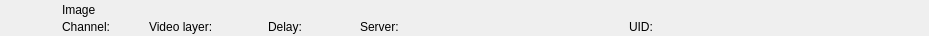
<?xml version="1.0" encoding="UTF-8"?>
<ui version="4.0">
 <class>RundownStillWidget</class>
 <widget class="QWidget" name="RundownStillWidget">
  <property name="geometry">
   <rect>
    <x>0</x>
    <y>0</y>
    <width>929</width>
    <height>36</height>
   </rect>
  </property>
  <layout class="QHBoxLayout" name="horizontalLayout">
   <property name="spacing">
    <number>0</number>
   </property>
   <property name="leftMargin">
    <number>0</number>
   </property>
   <property name="topMargin">
    <number>0</number>
   </property>
   <property name="rightMargin">
    <number>0</number>
   </property>
   <property name="bottomMargin">
    <number>0</number>
   </property>
   <item>
    <widget class="QFrame" name="frameItem">
     <property name="sizePolicy">
      <sizepolicy hsizetype="Preferred" vsizetype="Fixed">
       <horstretch>0</horstretch>
       <verstretch>0</verstretch>
      </sizepolicy>
     </property>
     <property name="minimumSize">
      <size>
       <width>0</width>
       <height>36</height>
      </size>
     </property>
     <widget class="QLabel" name="labelIcon">
      <property name="geometry">
       <rect>
        <x>22</x>
        <y>2</y>
        <width>32</width>
        <height>32</height>
       </rect>
      </property>
      <property name="text">
       <string/>
      </property>
      <property name="pixmap">
       <pixmap resource="../Widgets.qrc">:/Graphics/Images/Still.png</pixmap>
      </property>
      <property name="scaledContents">
       <bool>true</bool>
      </property>
     </widget>
     <widget class="QLabel" name="labelLabel">
      <property name="geometry">
       <rect>
        <x>62</x>
        <y>2</y>
        <width>533</width>
        <height>16</height>
       </rect>
      </property>
      <property name="text">
       <string>Image</string>
      </property>
     </widget>
     <widget class="QLabel" name="labelChannel">
      <property name="geometry">
       <rect>
        <x>62</x>
        <y>19</y>
        <width>78</width>
        <height>16</height>
       </rect>
      </property>
      <property name="text">
       <string>Channel:</string>
      </property>
     </widget>
     <widget class="QLabel" name="labelVideolayer">
      <property name="geometry">
       <rect>
        <x>149</x>
        <y>19</y>
        <width>110</width>
        <height>16</height>
       </rect>
      </property>
      <property name="text">
       <string>Video layer:</string>
      </property>
     </widget>
     <widget class="QLabel" name="labelColor">
      <property name="geometry">
       <rect>
        <x>0</x>
        <y>0</y>
        <width>18</width>
        <height>36</height>
       </rect>
      </property>
      <property name="text">
       <string/>
      </property>
     </widget>
     <widget class="QLabel" name="labelGroupColor">
      <property name="geometry">
       <rect>
        <x>0</x>
        <y>0</y>
        <width>6</width>
        <height>36</height>
       </rect>
      </property>
      <property name="text">
       <string/>
      </property>
     </widget>
     <widget class="QLabel" name="labelDevice">
      <property name="geometry">
       <rect>
        <x>360</x>
        <y>19</y>
        <width>260</width>
        <height>16</height>
       </rect>
      </property>
      <property name="text">
       <string>Server:</string>
      </property>
     </widget>
     <widget class="QLabel" name="labelDelay">
      <property name="geometry">
       <rect>
        <x>268</x>
        <y>19</y>
        <width>83</width>
        <height>16</height>
       </rect>
      </property>
      <property name="text">
       <string>Delay:</string>
      </property>
     </widget>
     <widget class="QLabel" name="labelRemoteTriggerId">
      <property name="geometry">
       <rect>
        <x>629</x>
        <y>19</y>
        <width>111</width>
        <height>16</height>
       </rect>
      </property>
      <property name="text">
       <string>UID:</string>
      </property>
     </widget>
    </widget>
   </item>
   <item>
    <widget class="QFrame" name="frameStatus">
     <property name="minimumSize">
      <size>
       <width>202</width>
       <height>0</height>
      </size>
     </property>
     <property name="maximumSize">
      <size>
       <width>202</width>
       <height>16777215</height>
      </size>
     </property>
     <widget class="QLabel" name="labelGpiConnected">
      <property name="geometry">
       <rect>
        <x>94</x>
        <y>2</y>
        <width>32</width>
        <height>32</height>
       </rect>
      </property>
      <property name="minimumSize">
       <size>
        <width>32</width>
        <height>32</height>
       </size>
      </property>
      <property name="maximumSize">
       <size>
        <width>32</width>
        <height>32</height>
       </size>
      </property>
      <property name="lineWidth">
       <number>0</number>
      </property>
      <property name="text">
       <string/>
      </property>
      <property name="pixmap">
       <pixmap resource="../Widgets.qrc">:/Graphics/Images/GpiConnected.png</pixmap>
      </property>
      <property name="scaledContents">
       <bool>true</bool>
      </property>
     </widget>
     <widget class="QLabel" name="labelDisconnected">
      <property name="geometry">
       <rect>
        <x>157</x>
        <y>2</y>
        <width>32</width>
        <height>32</height>
       </rect>
      </property>
      <property name="minimumSize">
       <size>
        <width>32</width>
        <height>32</height>
       </size>
      </property>
      <property name="maximumSize">
       <size>
        <width>32</width>
        <height>32</height>
       </size>
      </property>
      <property name="text">
       <string/>
      </property>
      <property name="pixmap">
       <pixmap resource="../Widgets.qrc">:/Graphics/Images/Disconnected.png</pixmap>
      </property>
      <property name="scaledContents">
       <bool>true</bool>
      </property>
     </widget>
     <widget class="QLabel" name="labelActiveColor">
      <property name="geometry">
       <rect>
        <x>194</x>
        <y>0</y>
        <width>8</width>
        <height>36</height>
       </rect>
      </property>
      <property name="minimumSize">
       <size>
        <width>8</width>
        <height>36</height>
       </size>
      </property>
      <property name="maximumSize">
       <size>
        <width>8</width>
        <height>36</height>
       </size>
      </property>
      <property name="text">
       <string/>
      </property>
     </widget>
     <widget class="QLabel" name="labelThumbnail">
      <property name="geometry">
       <rect>
        <x>0</x>
        <y>2</y>
        <width>57</width>
        <height>32</height>
       </rect>
      </property>
      <property name="minimumSize">
       <size>
        <width>57</width>
        <height>32</height>
       </size>
      </property>
      <property name="maximumSize">
       <size>
        <width>57</width>
        <height>32</height>
       </size>
      </property>
      <property name="lineWidth">
       <number>0</number>
      </property>
      <property name="text">
       <string/>
      </property>
      <property name="scaledContents">
       <bool>true</bool>
      </property>
     </widget>
     <widget class="QLabel" name="labelAutoStep">
      <property name="geometry">
       <rect>
        <x>125</x>
        <y>2</y>
        <width>32</width>
        <height>32</height>
       </rect>
      </property>
      <property name="minimumSize">
       <size>
        <width>32</width>
        <height>32</height>
       </size>
      </property>
      <property name="maximumSize">
       <size>
        <width>32</width>
        <height>32</height>
       </size>
      </property>
      <property name="lineWidth">
       <number>0</number>
      </property>
      <property name="text">
       <string/>
      </property>
      <property name="pixmap">
       <pixmap resource="../Widgets.qrc">:/Graphics/Images/AutoStep.png</pixmap>
      </property>
      <property name="scaledContents">
       <bool>true</bool>
      </property>
      <property name="margin">
       <number>0</number>
      </property>
     </widget>
    </widget>
   </item>
  </layout>
 </widget>
 <resources>
  <include location="../Widgets.qrc"/>
 </resources>
 <connections/>
 <slots>
  <slot>addToCombo()</slot>
 </slots>
</ui>
